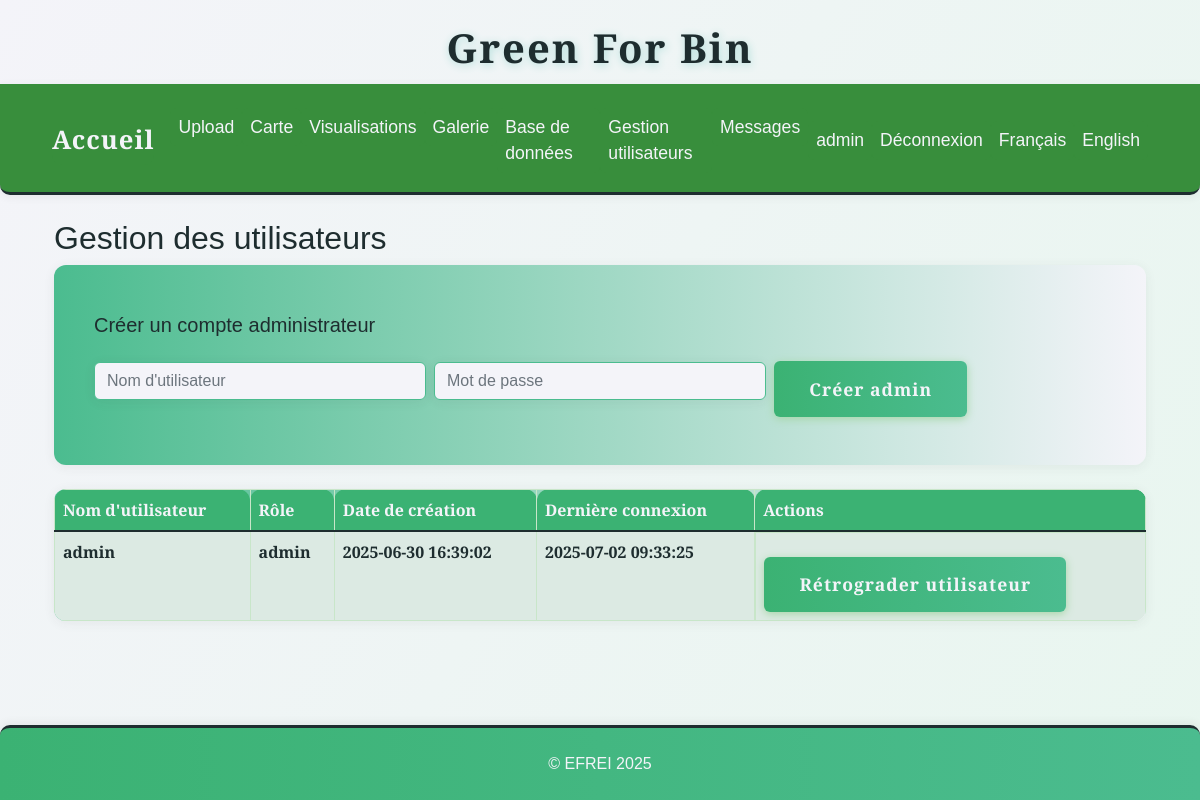
/admin/users (signed in), run on an earlier commit of the app's database.
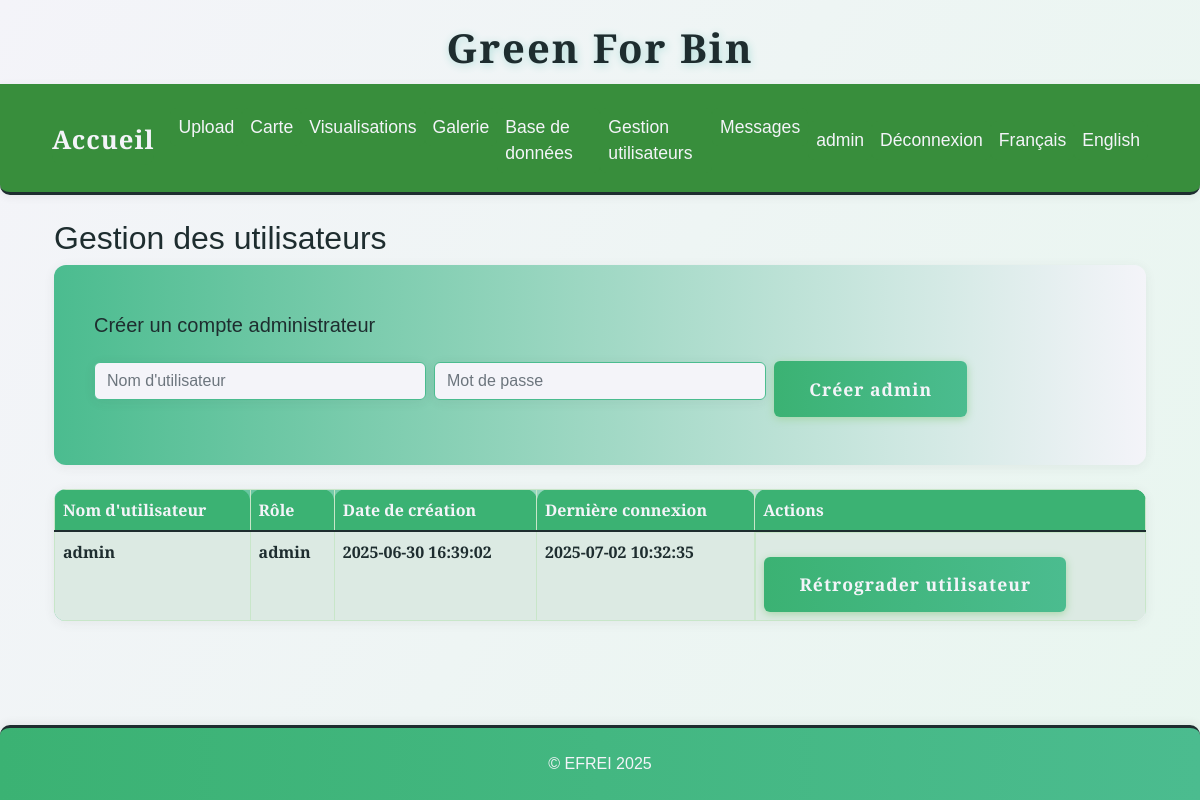
And on a later commit of the database.
### tables this page shows
CREATE TABLE users (
                id INTEGER PRIMARY KEY AUTOINCREMENT,
                username TEXT UNIQUE NOT NULL,
                password_hash TEXT NOT NULL,
                role TEXT NOT NULL DEFAULT 'user',
                created_at TEXT NOT NULL,
                last_login TEXT
            );

### app.py (the view)
@app.route('/admin/users')
@admin_required
def admin_users():
    with sqlite3.connect(DB_PATH) as conn:
        c = conn.cursor()
        c.execute("""
            SELECT id, username, role, created_at, last_login
            FROM users
            ORDER BY created_at DESC
        """)
        users = c.fetchall()
        c.execute("SELECT COUNT(*) FROM users WHERE role = 'admin'")
        admin_count = c.fetchone()[0]
    return render_template('admin/users.html', users=users, admin_count=admin_count)

### app.py (called while the page is built)
def get_locale():
    return session.get('lang', request.accept_languages.best_match(['en', 'fr']))

@app.context_processor
def inject_locale():
    return dict(get_locale=get_locale)

def admin_required(f):
    @wraps(f)
    def decorated_function(*args, **kwargs):
        if 'user_id' not in session:
            flash('Vous devez être connecté pour accéder à cette page.', 'error')
            return redirect(url_for('login'))
        with sqlite3.connect(DB_PATH) as conn:
            c = conn.cursor()
            c.execute("SELECT role FROM users WHERE id = ?", (session['user_id'],))
            user = c.fetchone()
        if not user or user[0] != 'admin':
            flash('Accès réservé aux administrateurs.', 'error')
            return redirect(url_for('index'))
        return f(*args, **kwargs)
    return decorated_function

### templates/admin/users.html (shortened to what this page needs)
{% extends "base.html" %}
{% block content %}
<div class="container">
    <h2>{{ _('Gestion des utilisateurs') }}</h2>
    <div class="card mb-4">
        <div class="card-body">
            <h5 class="card-title">{{ _('Créer un compte administrateur') }}</h5>
            <form method="post" action="{{ url_for('create_admin') }}">
                <div class="row g-2 align-items-center">
                    <div class="col-md-4">
                        <input type="text" name="username" class="form-control" placeholder="Nom d'utilisateur" required>
                    </div>
                    <div class="col-md-4">
                        <input type="password" name="password" class="form-control" placeholder="Mot de passe" required>
                    </div>
                    <div class="col-md-4">
                        <button type="submit" class="btn btn-primary">{{ _('Créer admin') }}</button>
                    </div>
                </div>
            </form>
        </div>
    </div>
    <table class="table table-striped table-green-text">
        <thead>
            <tr>
                <th>{{ _("Nom d'utilisateur") }}</th>
                <th>{{ _('Rôle') }}</th>
                <th>{{ _('Date de création') }}</th>
                <th>{{ _('Dernière connexion') }}</th>
                <th>{{ _('Actions') }}</th>
            </tr>
        </thead>
        <tbody>
            {% for user in users %}
                <tr>
                    <td>{{ user[1] }}</td>
                    <td>{{ user[2] }}</td>
                    <td>{{ user[3] }}</td>
                    <td>{{ user[4] or _('Jamais') }}</td>
                    <td class="d-flex gap-2">
                        {% if user[2] == 'user' %}
                            <a href="{{ url_for('promote_user', user_id=user[0]) }}" class="btn btn-success btn-sm">{{ _('Promouvoir admin') }}</a>
                        {% else %}
                            <a href="{{ url_for('demote_user', user_id=user[0]) }}" class="btn btn-warning btn-sm">{{ _('Rétrograder utilisateur') }}</a>
                        {% endif %}
                    </td>
                </tr>
            {% endfor %}
        </tbody>
    </table>
</div>
{% endblock %}

What changed in the data, as far as the page shows it:
changed users "admin": last_login "2025-07-02 09:33:25" → "2025-07-02 10:32:35"
